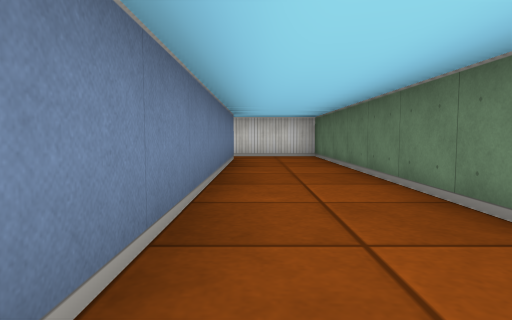
View 1 (above)

21 first-person views from a walk through a cub3D level. The camera is about half as high as the walls, tilts 4° down and sees 75° across. The floor is counted in squares. Each view is taken from the middle of a square. On the plan, view 1 faces up. The plan holds only what a view shows up to about 9 squares ahead; the rest is blank.

View 2
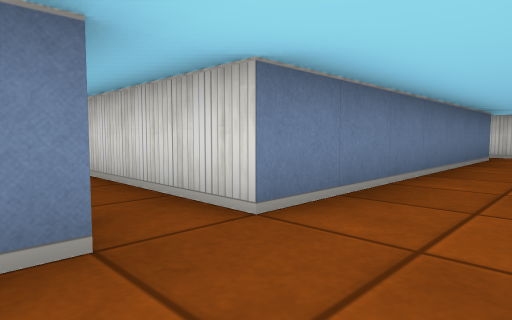

View 3
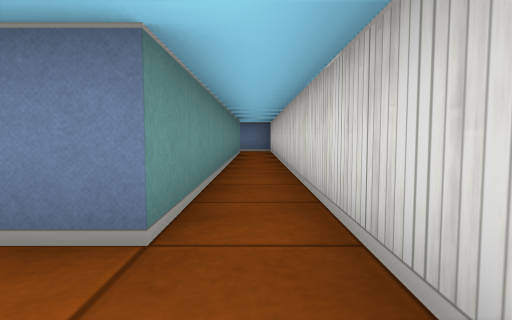

View 4
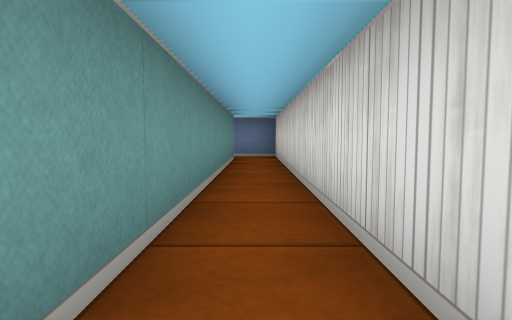

View 5
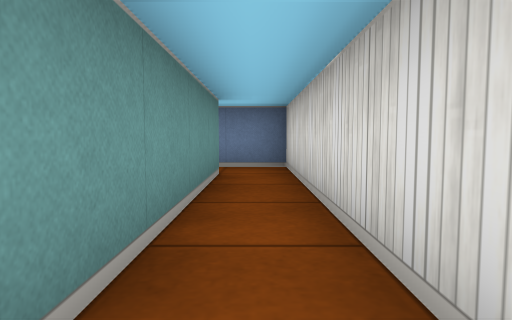

View 6
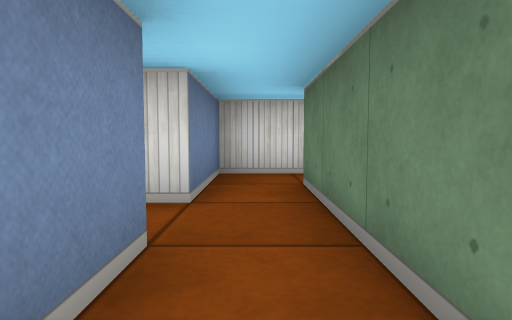

View 7
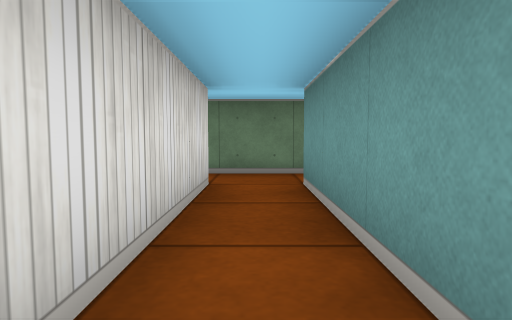

View 8
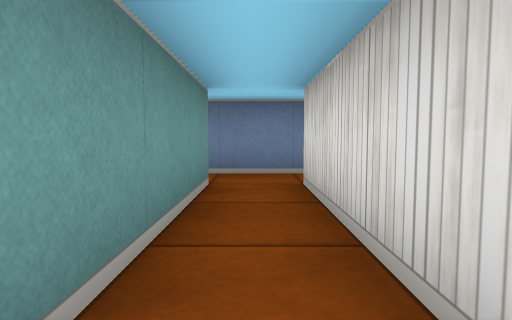

View 9
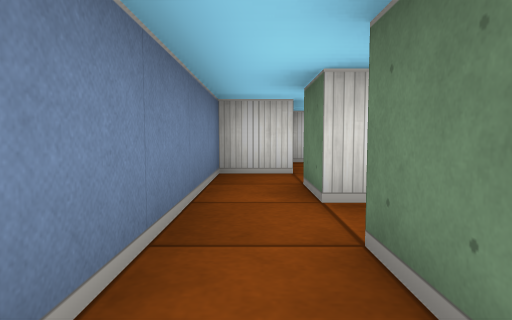

View 10
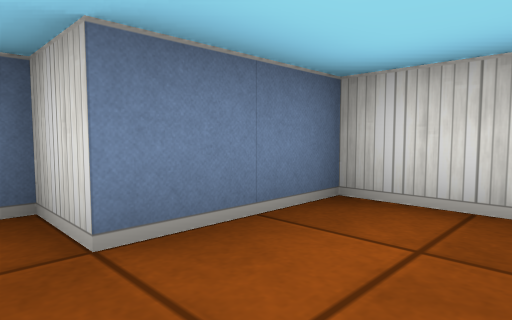

View 11
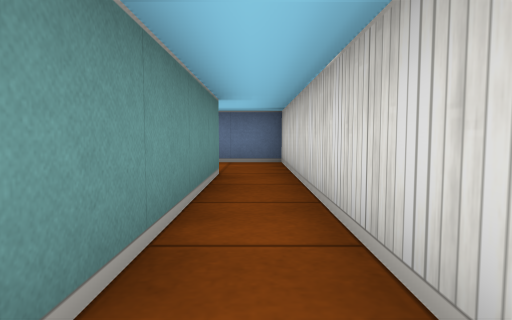

View 12
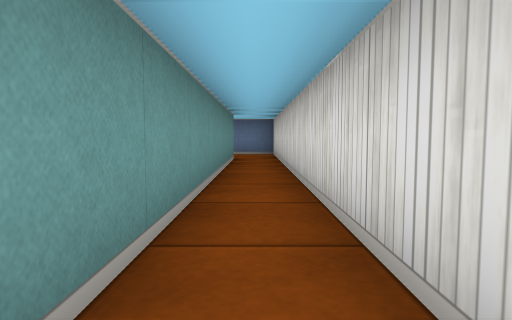

View 13
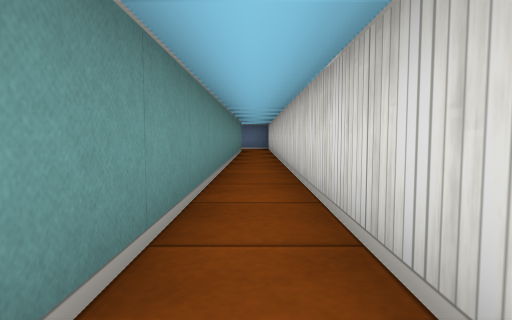

View 14
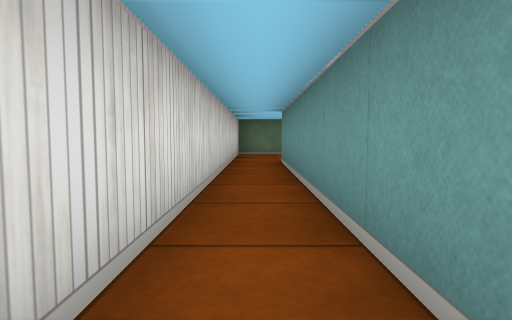

View 15
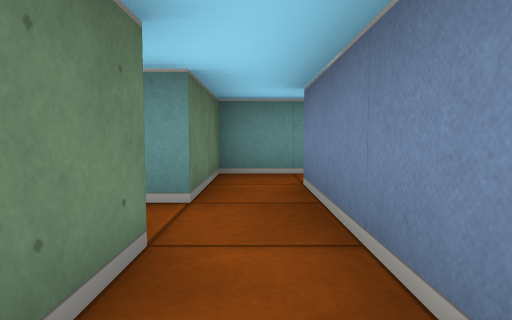

View 16
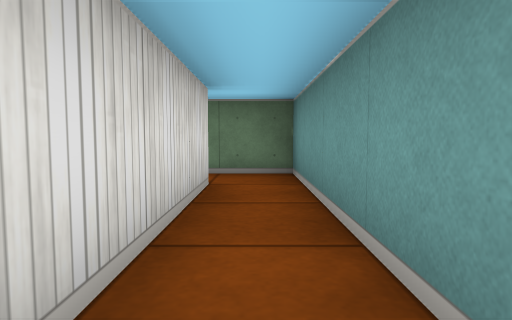

View 17
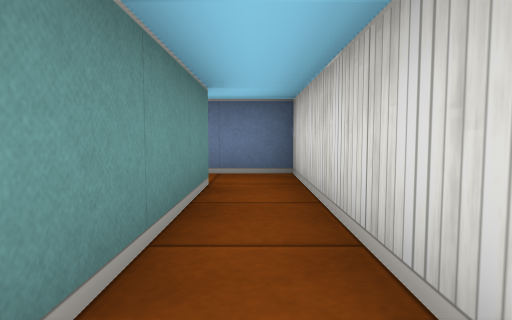

View 18
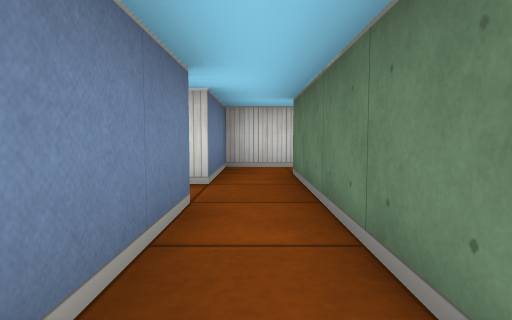

View 19
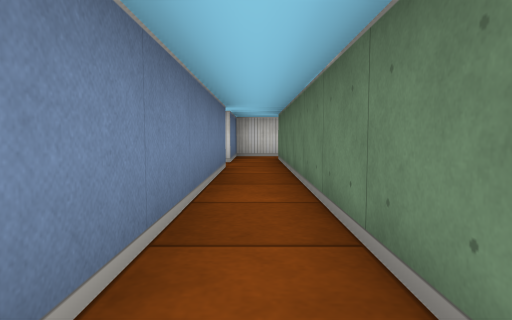

View 20
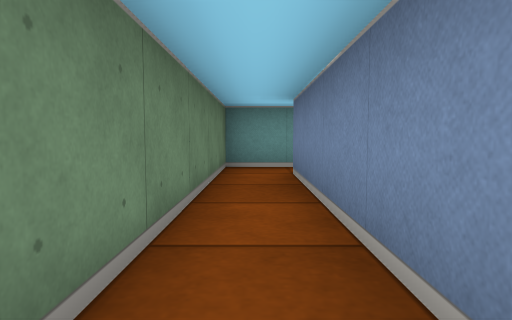

View 21
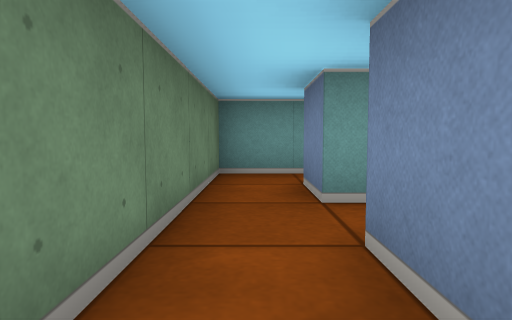

### Floor plan
Ten units are one square. View 1 is at (0, 0); x grows to the right and y downward. Boxes are objects, and circles mark ways between rooms. Rooms are numbered by the first view taken in them; rooms with no view inside come last. Other rooms are left out.
<svg viewBox="-195 -110 225 160">
<path fill="none" stroke="#000" d="M15 -19 15 -85 -105 -85 -105 -65M-5 4 -5 9M-95 -65 -95 -75 -5 -75 -5 -5M-108 -35 -95 -35 -95 -45M-105 -65 -135 -65M-135 -45 -135 -55 -105 -55 -105 -45M-145 -65 -145 -45M-95 -45 -95 -65M-145 -45 -185 -45 -185 -25M-175 -25 -175 -35 -135 -35 -135 -45M-115 -95 25 -95M-135 -65 -135 -75M25 -105 -135 -105 -135 -85 -145 -85 -145 -65M-185 -15 -185 35M-186 45 -175 45 -175 -25"/>
<circle cx="-100" cy="-70" r="3" fill="#2a7"/>
<circle cx="-100" cy="-50" r="3" fill="#2a7"/>
<circle cx="-140" cy="-50" r="3" fill="#2a7"/>
<circle cx="-140" cy="-70" r="3" fill="#2a7"/>
<circle cx="-180" cy="-30" r="3" fill="#2a7"/>
<text x="0" y="-50">1</text>
<text x="-100" y="-40">2</text>
<text x="-120" y="-60">3</text>
<text x="-160" y="-40">4</text>
<text x="-80" y="-100">5</text>
<text x="-180" y="10">6</text>
</svg>
Room 1 opens to room 3. Room 2 opens to room 3. Room 3 opens to room 4. Room 3 opens to room 5. Room 4 opens to room 6.

Where each view was taken, in squares from view 1:
view 1: 0 up, 0 right, facing up
view 2: 1 down, 1 right, facing up-left
view 3: 8 up, 1 right, facing left
view 4: 8 up, 2 left, facing left
view 5: 8 up, 5 left, facing left
view 6: 4 up, 10 left, facing up
view 7: 6 up, 14 left, facing right
view 8: 6 up, 10 left, facing left
view 9: 4 up, 14 left, facing up
view 10: 8 up, 12 left, facing up-left
view 11: 10 up, 7 left, facing left
view 12: 10 up, 4 left, facing left
view 13: 10 up, 0 right, facing left
view 14: 10 up, 4 left, facing right
view 15: 8 up, 14 left, facing down
view 16: 4 up, 18 left, facing right
view 17: 4 up, 14 left, facing left
view 18: 1 down, 18 left, facing up
view 19: 4 down, 18 left, facing up
view 20: 1 up, 18 left, facing down
view 21: 8 up, 10 left, facing down
